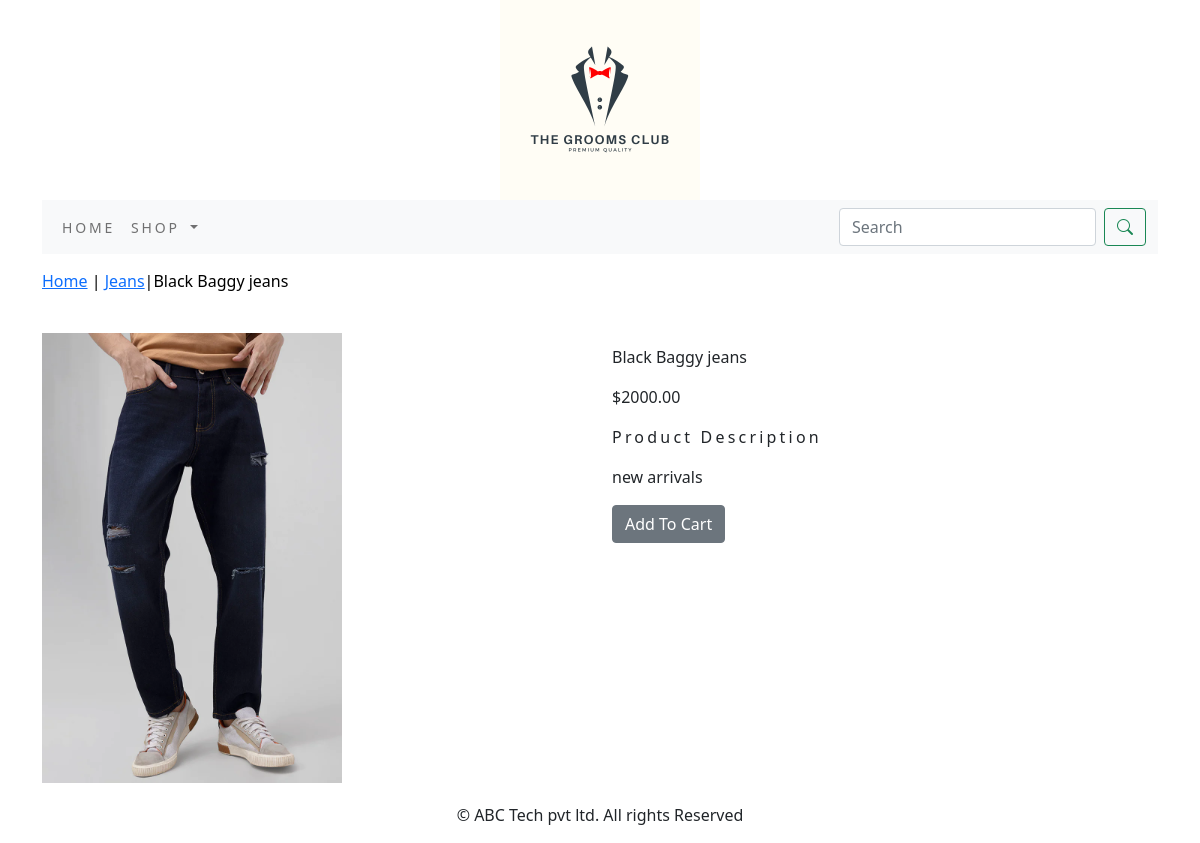
The page /shop/jeans/black-baggy-jeans/ on the database its author committed.
### shop/models.py (models this page shows, shortened)
class Product (models.Model):
    name = models.CharField(max_length=250, unique=True)
    slug = models.SlugField(max_length=250, unique=True)
    description=models.TextField(blank=True)
    price=models.DecimalField(max_digits=10,decimal_places=2)
    category=models.ForeignKey(Category,on_delete=models.CASCADE)
    image = models.ImageField(upload_to='product',blank=True)
    stock=models.IntegerField()
    available=models.BooleanField(default=True)
    created=models.DateTimeField(auto_now_add=True)
    updated=models.DateTimeField(auto_now_add=True)
    class Meta:
        ordering=('name',)
        verbose_name='product'
        verbose_name_plural='products'

class Category(models.Model):
    name=models.CharField(max_length=250,unique=True)
    slug=models.SlugField(max_length=250,unique=True)
    description=models.TextField(blank=True)
    image=models.ImageField(upload_to='category',blank=True)
    class Meta:
        ordering=('name',)
        verbose_name='category'
        verbose_name_plural='categories'
    def get_url(self):
        return reverse('shop:products_by_category',args=[self.slug])
    def __str__(self):
        return '{}'.format(self.name)

### shop/views.py (the view)
# urls.py: path('<slug:c_slug>/<slug:product_slug>/', views.proDetail, name='prodCatdetail'),
def proDetail(request,c_slug,product_slug):
    try:
        product=Product.objects.get(category__slug=c_slug,slug=product_slug)
    except Exception as e:
        raise e
    return render(request,'product.html',{'product':product})

### cart/context_processors.py (called while the page is built)
def counter (request):
    item_count=0
    if 'admin' in request.path:
        return {}
    else:
        try:
            cart=Cart.objects.filter(cart_id=_cart_id(request))
            cart_items=CartItem.objects.all().filter(cart=cart[:1])
            for cart_item in cart_items:
                item_count += cart_item.quantity
        except Cart.DoesNotExist:
            item_count=0
    return dict(item_count=item_count)

### cart/views.py (called while the page is built)
def _cart_id(request):
    cart=request.session.session_key
    if not cart:
        cart=request.session.create()
    return cart

### shop/context_processors.py (called while the page is built)
def menu_links(request):
    links=Category.objects.all()
    return dict(links=links)

### templates/product.html (shortened to what this page needs)
{% extends 'base.html' %}
{% load static %}
{% block content %}
<div class="row my_prod_row_class">
    <div class="mx_auto">
        <p><a href="{% url 'shop:allProdCat' %}">Home</a> | <a href="{{product.category.get_url}}">{{product.category}}</a>|{{product.name}}</p>
    </div>
<div class="container">
<br>
<div class="row">
    <div class="col-12 col-sm-12 co-md-12 col-lg-6 text-centre">
        <div style="min-width:18rem;" >
            <img src="{{product.image.url}}" alt="{{product.name}}" style="max-width: 300px; height: auto;">
        </div>
    </div>
    <div class="col-12 col-sm-12 co-md-12 col-lg-6">
          <div>
          <h1 class="my_prod_title">{{product.name}}</h1>
          <p>${{product.price}}</p>
          <p class="my_title">Product Description</p>
          <p class="text-justify my_prod_text">{{product.description}}</p>
          {% if product.stock <= 0 %}
          <p class="text-justify my_prod_text"><b>Out Of Stock</b></p>
          {% else %}
          <a class="btn btn-secondary" href="{% url 'cart:add_cart' product.id %}">Add To Cart</a>
          {% endif %}
          </div>
      </div>
  </div>
</div>
</div>
{% endblock %}

### static/css/custom.css (style rules this page uses)
body { font-family: 'Roboto', sans-serif; }
.my_title { font-size :16px; text_transform :uppercase; letter-spacing :.2em; }
.my_prod_row_class { padding-top:15px; padding-bottom:20px; }
.my_prod_row_class .mx_auto { color:#000; font-size:12px text-decoration:none; }
.my_prod_title { padding-top:15px; padding-bottom:10px; text_transform :uppercase; font-size :16px; }
.my_prod_text { padding-right:20px; }

### rows shown on the page
Product: category "Jeans", name "Black Baggy jeans", image (picture), price "2000.00", description "new arrivals"
